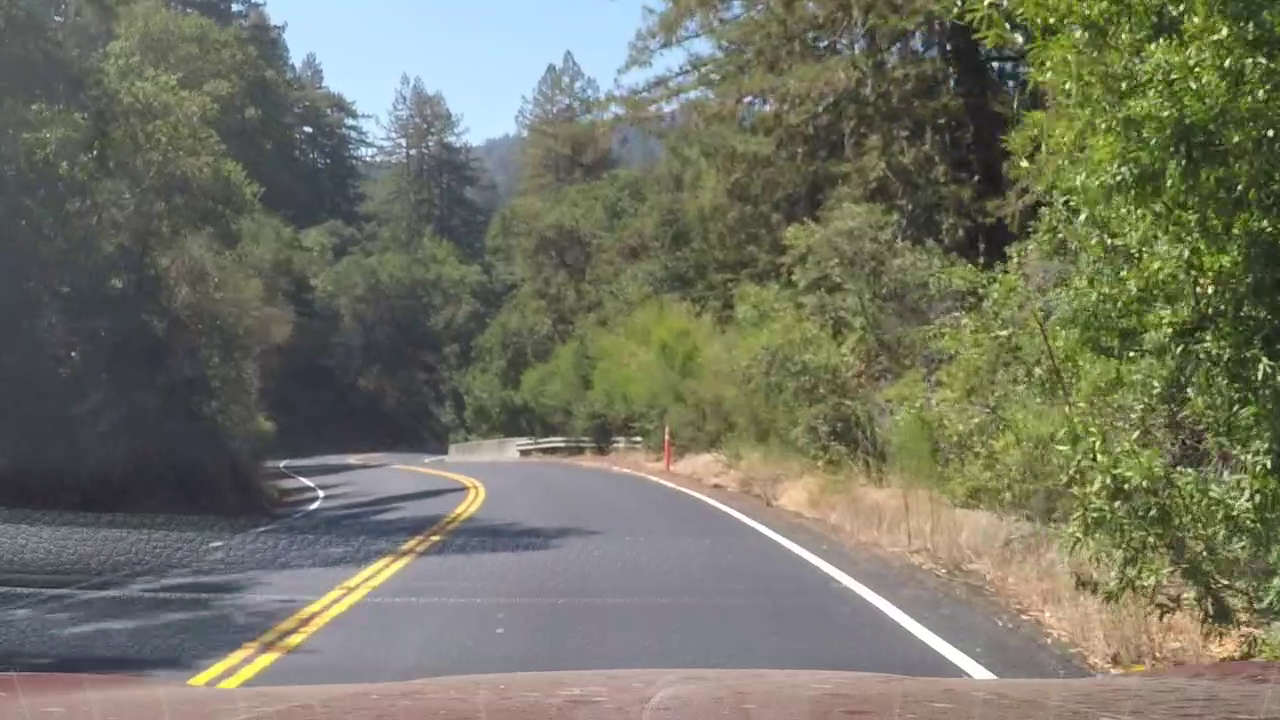
#> input picture frame_0035.png, 1280 x 720 px
$ jupyter execute test.ipynb
#> lines starting #> are read from the running program, lines starting #| are printed output that depends on the picture; after the words box and inside, x2 and y2 are one past the last pixel; in counts of white or black regions, pixels touching at a corner belong together
[cell 1]
import cv2
import numpy as np
import matplotlib.pyplot as plt
img=cv2.imread('frame_0035.png')
#> img is the input picture: shape (720, 1280, 3); mean B, G, R 101.1, 116.6, 115.4
blur=cv2.GaussianBlur(img, (7, 7), 0)
edge=cv2.Canny(blur,75,150)
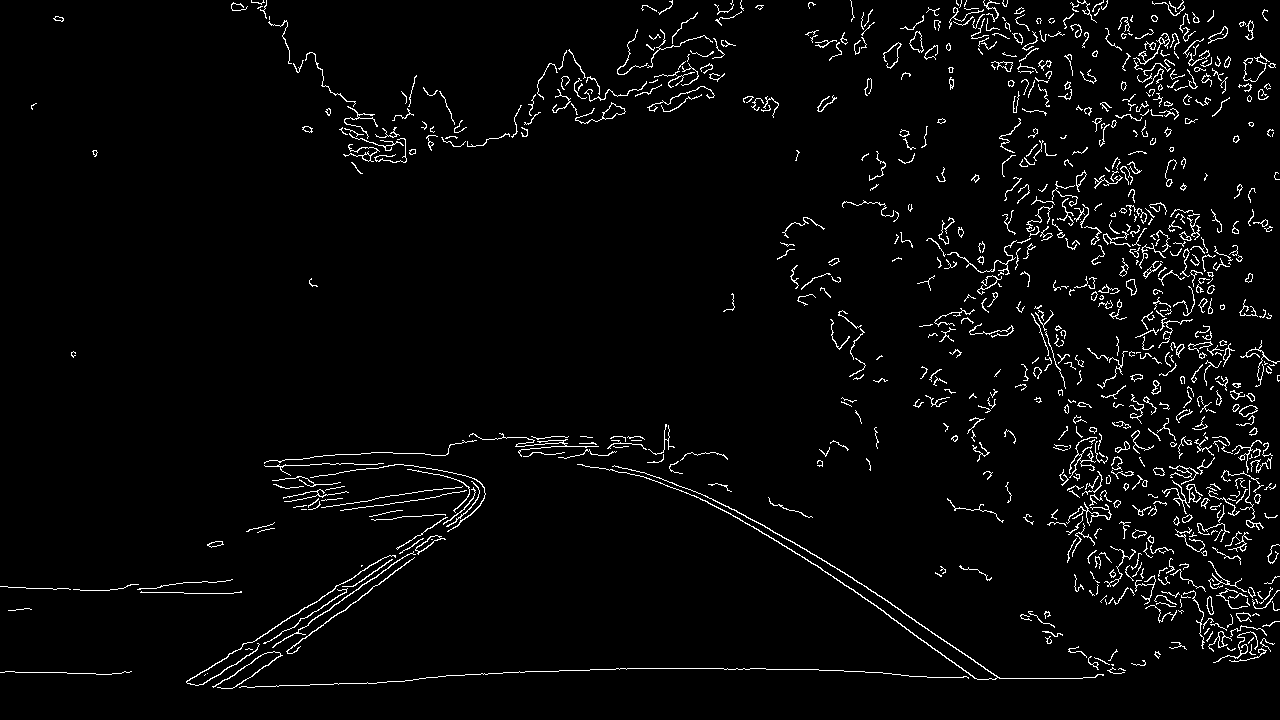
#> edge: shape (720, 1280); 3.3% white in thin lines or dots
plt.imshow(img)
ret, thresh = cv2.threshold(edge, 127, 255, cv2.THRESH_BINARY)
plt.imshow(thresh)
cv2.imshow('img',thresh)
cv2.waitKey(0)
cv2.destroyAllWindows()
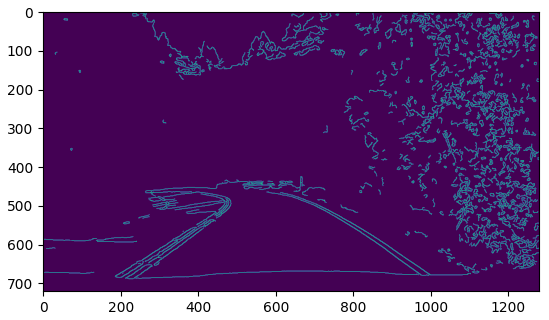
#> figure drawn by matplotlib, 1 panel; B, G, R data is drawn as R, G, B

$ run again, with frame_0340.png copied over frame_0035.png
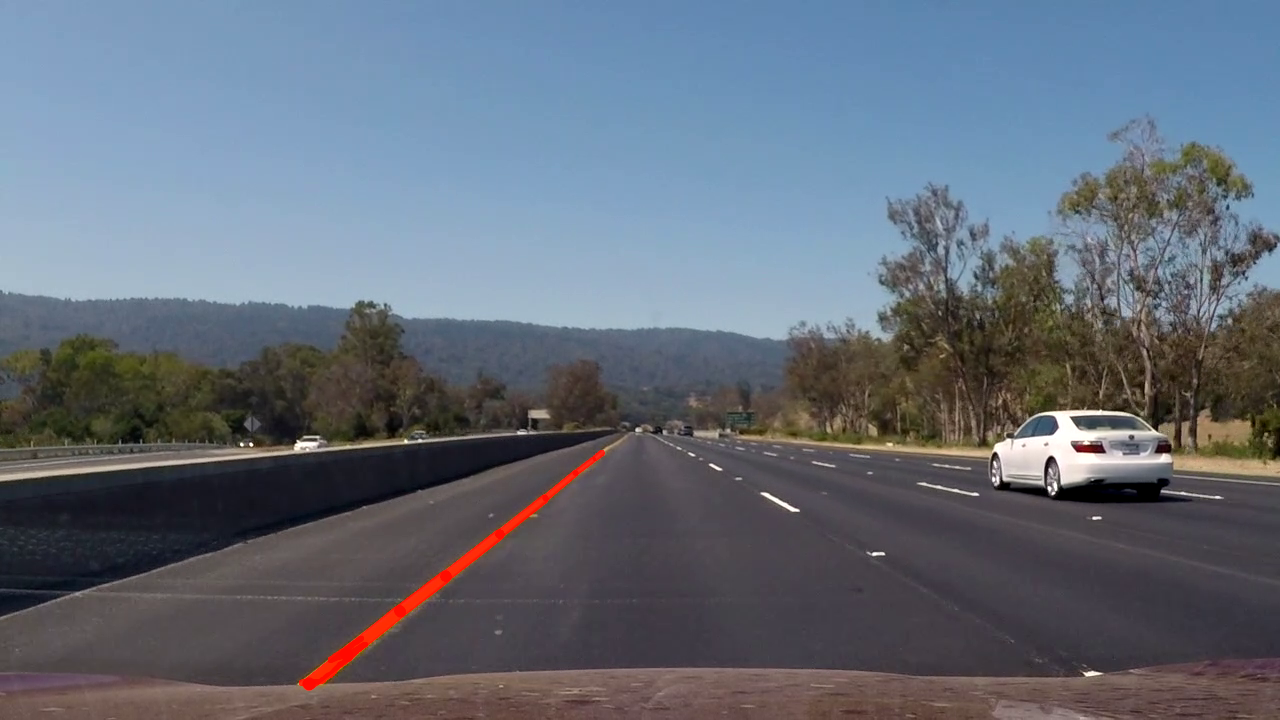
#> input picture frame_0340.png, 1280 x 720 px
#> img is the input picture: shape (720, 1280, 3); mean B, G, R 119.7, 107.7, 99.7
#> `edge=cv2.Canny(blur,75,150)`:
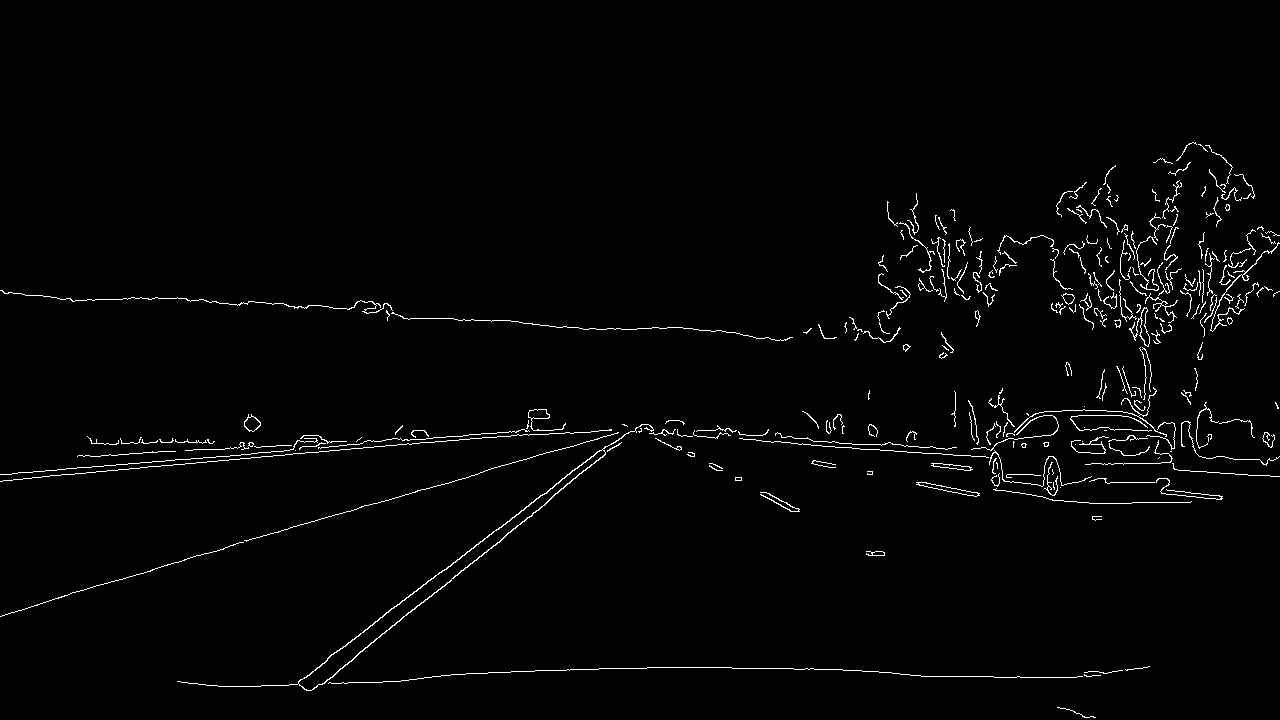
#> edge: shape (720, 1280); 1.7% white in thin lines or dots, all inside (x1, y1, x2, y2) = (0, 142, 1280, 718)
#> `[cell 1] import cv2 import numpy as np import matplotlib.pyplot as plt..`:
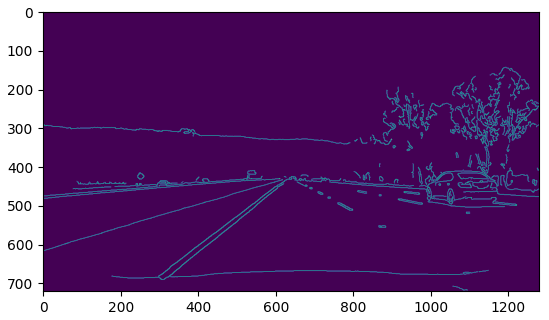
#> figure drawn by matplotlib, 1 panel; B, G, R data is drawn as R, G, B

$ run again, with frame_1193.png copied over frame_0035.png
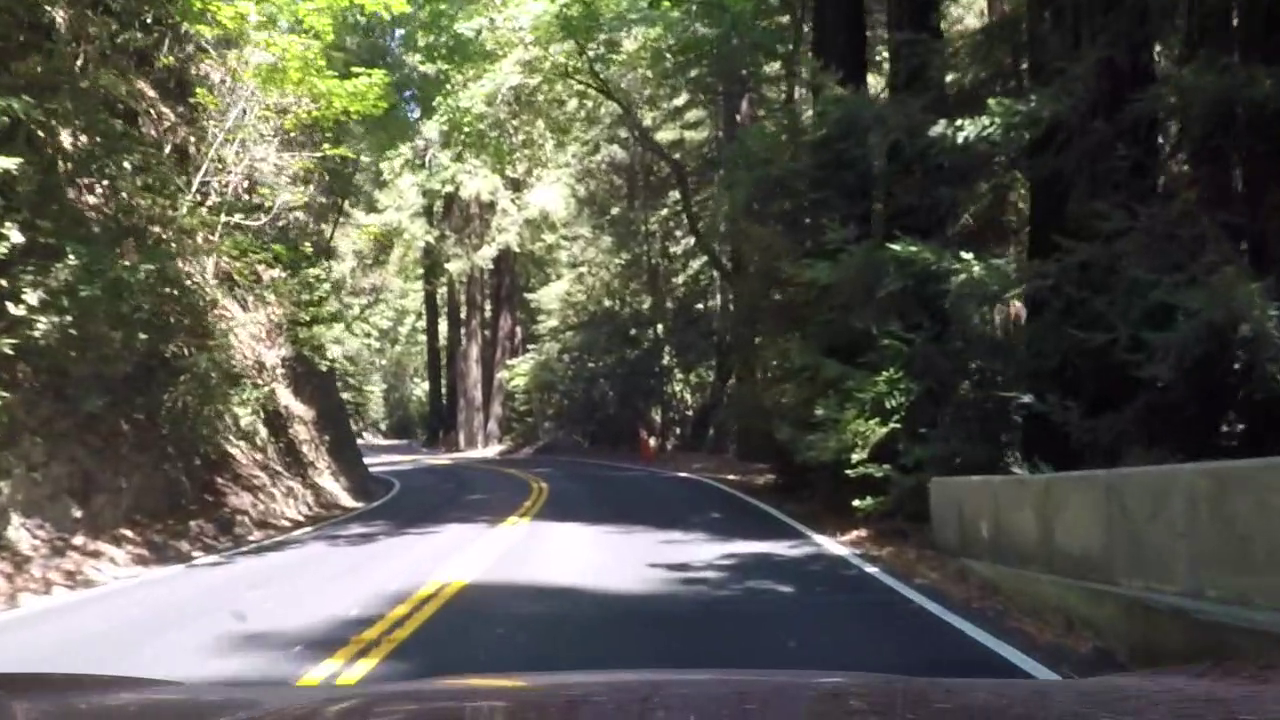
#> input picture frame_1193.png, 1280 x 720 px
#> img is the input picture: shape (720, 1280, 3); mean B, G, R 79.2, 89.6, 89.9
#> `edge=cv2.Canny(blur,75,150)`:
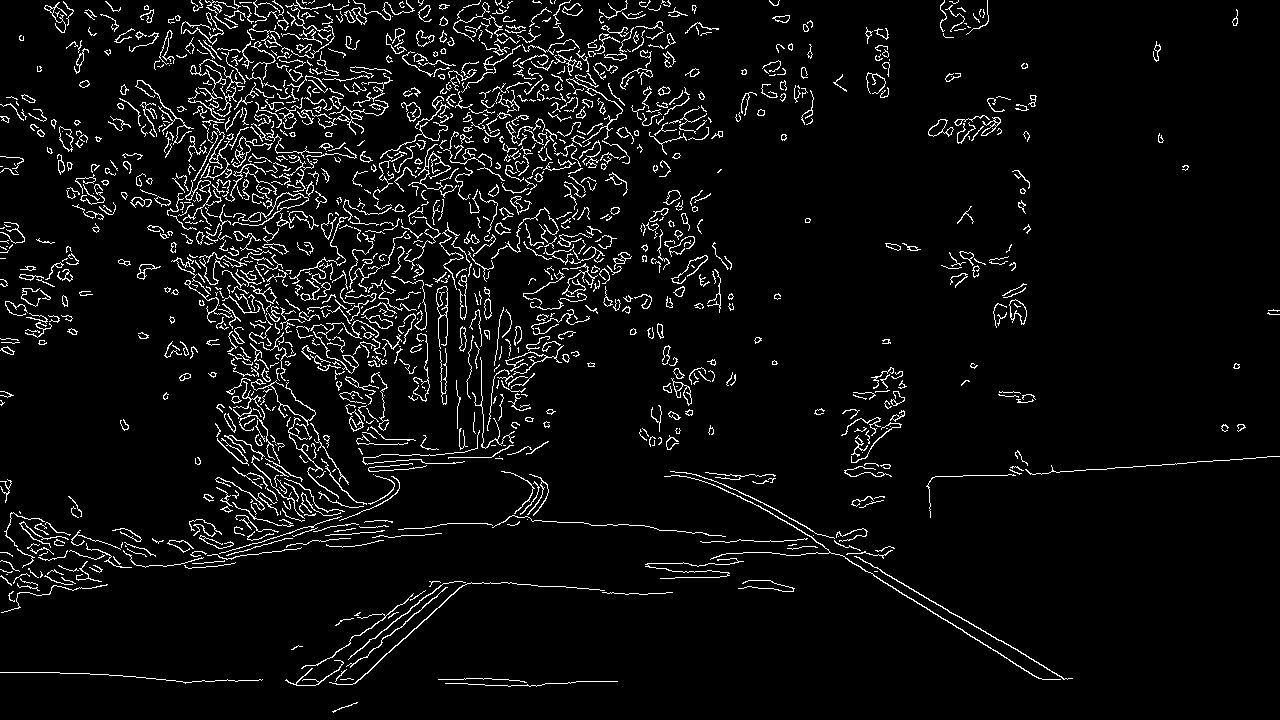
#> edge: shape (720, 1280); 5.5% white in thin lines or dots
#> `[cell 1] import cv2 import numpy as np import matplotlib.pyplot as plt..`:
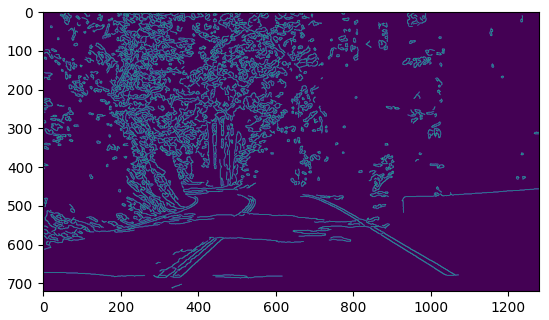
#> figure drawn by matplotlib, 1 panel; B, G, R data is drawn as R, G, B
